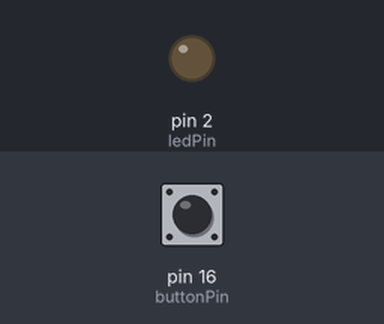
Simulated run of this sketch. Board: Arduino Uno, built with avr-gcc and run on an emulated ATmega328P. On the bench: output pins drawn as LEDs (lit = HIGH). Inputs (shaded band) come from the test bench; at power-on: pin 16 (buttonPin) LOW.

Above: at 1.2 s.
1.3 s: pin 16 (buttonPin) pulled HIGH for 0.15 s
At 1.37 s:
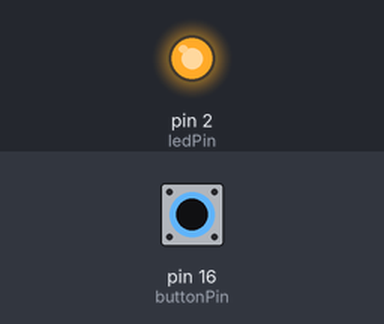
2.9 s: pin 16 (buttonPin) pulled HIGH for 3.2 s
At 7.1 s:
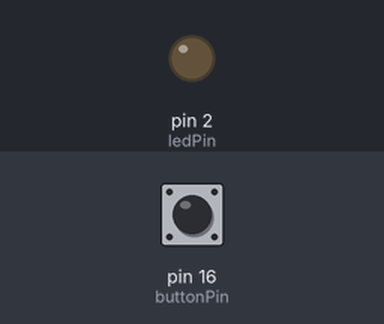
Timing chart, 0 to 8.6 s (numbered marks = the images above; inputs shaded):
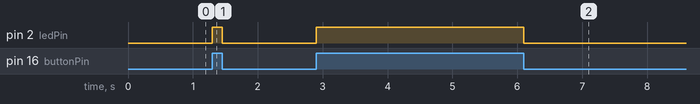

The sketch:

ButtonLED.ino
```cpp
// constants won't change. They're used here to set pin numbers:
const int buttonPin = 16;     // the number of the pushbutton pin
const int ledPin =  2;      // the number of the LED pin

// variables will change:
int buttonState = 0;         // variable for reading the pushbutton status

void setup() {
  // initialize the LED pin as an output:
  pinMode(ledPin, OUTPUT);
  // initialize the pushbutton pin as an input:
  pinMode(buttonPin, INPUT);
}

void loop() {
  // read the state of the pushbutton value:
  buttonState = digitalRead(buttonPin);

  // check if the pushbutton is pressed. If it is, the buttonState is HIGH:
  if (buttonState == HIGH) {
    // turn LED on:
    digitalWrite(ledPin, HIGH);
  } else {
    // turn LED off:
    digitalWrite(ledPin, LOW);
  }
}
```

Measured:
- after the input at 1.3 s, pin 2 (ledPin): LOW → HIGH at once, → LOW 0.15 s later
- after the input at 2.9 s, pin 2 (ledPin): LOW → HIGH at once, → LOW 3.2 s later
